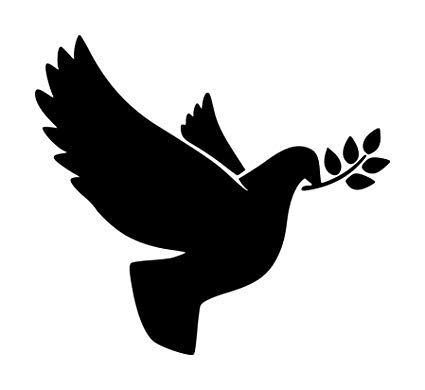
#> input picture Images/bird.jpg, 425 x 390 px, found by its file name
$ python scaling.py   (Python 2 division)
#> lines starting #> are read from the running program, lines starting #| are printed output that depends on the picture; after the words box and inside, x2 and y2 are one past the last pixel; in counts of white or black regions, pixels touching at a corner belong together
#> in main, img is the input picture: shape (390, 425); min 0, max 255, mean 193.2
import cv2
import numpy as np


# convert the image to black and white
def binary(image):

    height, width  = image.shape
#> height = 390; width = 425

    output = image

    for i in range(height):
        for j in range(width):
            pixel = image[i, j]

            if (pixel < 127):
                output[i, j] = 0
            else:
                output[i, j] = 255
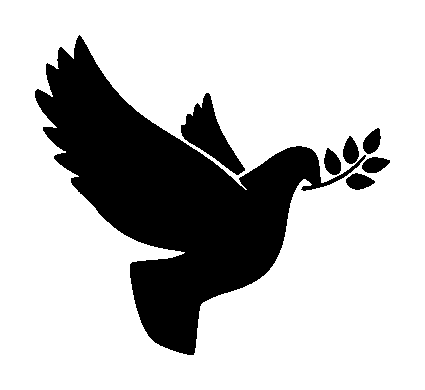
#> output: shape (390, 425); 75.8% white; 7 black regions, largest, box (x1, y1, x2, y2) and area: (35, 35, 366, 355) 36502, (181, 93, 245, 175) 2064, (346, 173, 375, 190) 329

    return output

# [49 lines left out: functions count_pixels, DFS, checkBounds, not called in this run]

# returns the average of two numbers x & y
def average(x, y):
    return (x + y) / 2

# scales an image down by half
def minifyScale(image, scale_factor):

    # get image dimensions
#> called with scale_factor = 2
    height, width  = image.shape
#> height = 390; width = 425
    tHeight = height / scale_factor
#> tHeight = 195
    tWidth = width / scale_factor
#> tWidth = 212

    # create output image
    output = np.zeros((tHeight, tWidth))
    #output = cv2.resize(output, (tWidth, tHeight))

    for i in range(0, tHeight):
        x = i * scale_factor
        print("i, x", i, x)
        for j in range(0, tWidth):
            y = j * scale_factor

            # add the average of a group of 4 pixels to the output image
            output[i][j] = average(
                average(image[x][y], image[x][y + 1]),
                average(image[x + 1][y], image[x + 1][y + 1])
            )
#> this loop made 195 passes
#> x on passes 2 to 4: 2, 4, 6
#| i, x 1 2
#| i, x 2 4
#| i, x 3 6
#| i, x 4 8
#| i, x 5 10
#| i, x 6 12
#| i, x 7 14
#| i, x 8 16
#> (further printed lines are left out)
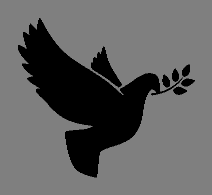
#> output: shape (195, 212) float64; min 0, max 127, mean 96.6

    output = binary(output)
#> in binary (call 2), `height, width  = image.shape`: height = 195; width = 212
#> after the loop in binary (call 2), `for i in range(height):`:
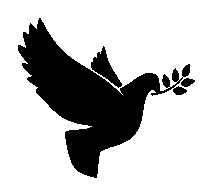
#> output: shape (195, 212) float64; 75.7% white; 3 black regions, box (x1, y1, x2, y2) and area: (18, 18, 190, 178) 9447, (91, 46, 122, 88) 508, (181, 78, 195, 87) 84
    print(output)
#> (printed output is left out)
    return output

def main():

    img = cv2.imread('images/bird.jpg', cv2.IMREAD_GRAYSCALE)
    out = binary(img)
    out = minifyScale(img,2)
    #horizontal_stack = np.hstack((img, out))
    cv2.imshow('Original vs Scaled', out )
    cv2.waitKey(0)
    cv2.destroyAllWindows()


    return


main()
